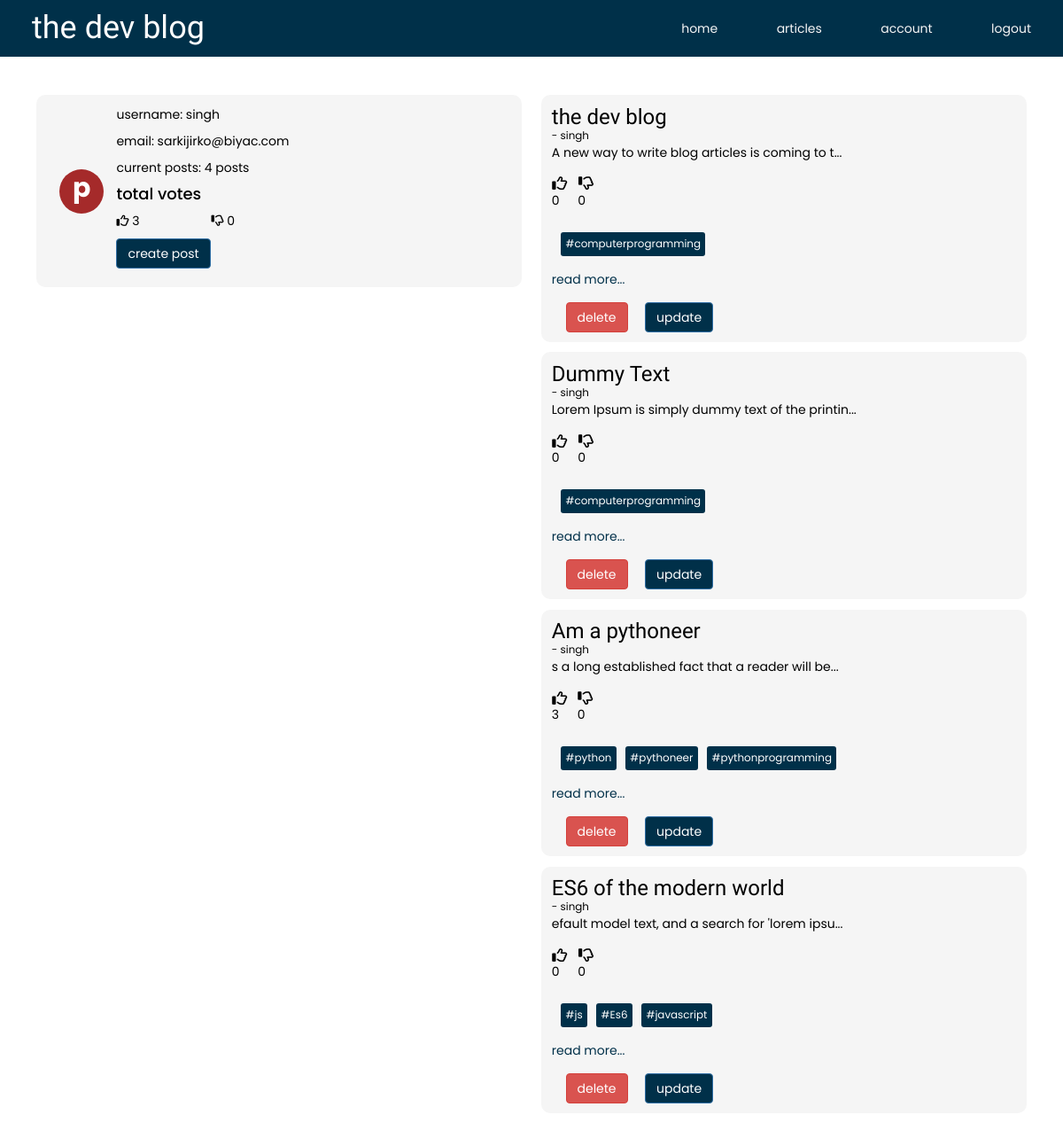
The app's page /account (signed in) with its own data.
### app/models.py (models this page shows)
class User(db.Model, UserMixin):
    __tablename__ = 'users'
    id = db.Column(db.Integer, primary_key=True)
    username = db.Column(db.String(30), nullable=False)
    email = db.Column(db.String(30), nullable=False)
    password = db.Column(db.String(100), nullable=False)
    posts = db.relationship('Post', backref='user', lazy=True)

class Post(db.Model):
    __tablename__ = 'posts'
    id = db.Column(db.Integer, primary_key=True)
    title = db.Column(db.String(60), nullable=False)
    content = db.Column(db.Text, nullable=False)
    '''
    tags will actually be a list, but since we can't store lists in the database,
    we will serialize it and store it as a string and when we retrieve, we will
    deserialize it into a list
    '''
    tags = db.Column(db.String(200), nullable=False)
    upvotes = db.Column(db.Integer, nullable=False)
    downvotes = db.Column(db.Integer, nullable=False)
    user_id = db.Column(db.Integer, db.ForeignKey('users.id'))

### app/views.py (the view)
@app.route('/account')
@login_required
def get_account():
    user = User.query.filter_by(username=current_user.username).first()
    all_posts = user.posts
    total_upvote_count = 0
    total_downvote_count = 0
    for post in all_posts:
        post.tags = ast.literal_eval(post.tags)
        total_upvote_count += post.upvotes
        total_downvote_count += post.downvotes
    return render_template('account.html', posts=all_posts, upvotes=total_upvote_count, downvotes=total_downvote_count)

### app/models.py (called while the page is built)
@login_manager.user_loader
def load_user(user_id):
    return User.query.get(int(user_id))

### app/templates/account.html (shortened to what this page needs)
{% extends 'layout.html' %}
{% import 'macros.html' as macro %}
{% block content %}
<main class="container">
    <section class="account-container">
        <div class="card">
            <div class="img-container">
                <div class="img">
                    <p>p</p>
                </div>
            </div>
            <div class="profile-desc">
                <p>username: {{ current_user.username }}</p>
                <p>email: {{ current_user.email }}</p>
                <p>current posts: {{ posts | count }} posts</p>
                <h4>total votes</h4>
                <div class="votes">
                    <p>
                        <i class="far fa-thumbs-up"></i>
                        {{ upvotes }}
                    </p>
                    <p>
                        <i class="far fa-thumbs-down"></i>
                        {{ downvotes }}
                    </p>
                </div>
                <div class="action-btns">
                    <a class="btn btn-primary" href="/create">create post</a>
                </div>
            </div>
        </div>
        <div class="posts">
            {% for post in posts %}
                {{ macro.render_article(post.id, post.title, current_user.username ,post.content, post.upvotes, post.downvotes, post.tags, 'true') }}
            {% endfor %}
        </div>
    </section>
</main>
{% endblock %}

### app/templates/macros.html
{% macro  render_article(post_id, title, username, content, upvotes, downvotes, tags, deleteBtn='false') %}
<div class="card" id="post-{{ post_id }}">
    <h3>{{ title }}</h3>
    <small>- {{ username }}</small>
    <p>
       {{ content | truncate(50, True, '...') }}
    </p>
    <div class="vote-btns">
        <p>
            <i class="far fa-thumbs-up"></i>
            <span class="upvote-count">{{ upvotes }}</span>
        </p>
        <p>
            <i class="far fa-thumbs-down"></i>
            <span class="downvote-count">{{ downvotes }}</span>
        </p>
    </div>
    <div class="tags">
        {% for tag in tags %}
            <small>#{{ tag }}</small>
        {% endfor %}
    </div>
    <div class="see-more">
        <a href="/full-post/{{ post_id }}" >read more...</a>
    </div>
    {% if deleteBtn == 'true' %}
        <a href="/delete/{{ post_id }}" id="delete-btn" class="btn btn-danger">delete</a>
        <a href="/update/post/{{ post_id }}" id="delete-btn" class="btn btn-primary">update</a>
    {% endif %}
</div>
{% endmacro %}

### app/static/style.css (style rules this page uses)
:root { --header-font: 'Philosopher', sans-serif; --text-font: 'Poppins', sans-serif; --bg-color: #003049; }
* { margin: 0; padding: 0; box-sizing: border-box; font-family: var(--text-font); }
h1, h2, h3 { font-family: var(--header-font); margin: 0; }
a { color: var(--bg-color); }
main.container { margin-top: 8%; }
.img-container { position: relative; }
.btn-primary { background-color: var(--bg-color); }
.card { padding: 2%; background-color: whitesmoke; border-radius: 10px; margin: 2%; color: black; }
.card .vote-btns { margin: 3% 0; display: flex; }
.vote-btns i { padding: 2%; font-size: 17px; cursor: pointer; }
.card .tags { display: flex; }
.tags small { padding: 1%; border-radius: 3px; color: white; margin-left: 2%; background-color: var(--bg-color); }
.see-more { padding-top: 3%; }
.see-more a { color: var(--bg-color); }
.card #delete-btn { margin-top: 3%; margin-left: 3%; }
.account-container { display: grid; grid-template-columns: 1fr 1fr; }
.account-container > .card { display: grid; grid-template-columns: 15% 85%; height: max-content; }
.account-container .card .img-container { display: grid; place-items: center; }
.account-container .card .img { width: 50px; height: 50px; border-radius: 50%; background-color: brown; color: white; text-align: center; font-weight: bold; display: grid; place-items: center; font-size: 30px; }
.account-container .posts { height: calc(100vh - 120px); overflow-y: scroll; }
.profile-desc .votes { display: flex; width: 30%; align-items: center; justify-content: space-between; }

### records on screen
User: username "singh", email "sarkijirko@biyac.com"
Post: title "the dev blog", content "A new way to write blog articles is coming to t...", upvotes "0", downvotes "0", tags "computerprogramming"
Post: title "Dummy Text", content "Lorem Ipsum is simply dummy text of the printin...", upvotes "0", downvotes "0", tags "computerprogramming"
Post: title "Am a pythoneer", content "s a long established fact that a reader will be...", upvotes "3", downvotes "0", tags "python" "pythoneer" "pythonprogramming"
Post: title "ES6 of the modern world", content "efault model text, and a search for 'lorem ipsu...", upvotes "0", downvotes "0", tags "js" "Es6" "javascript"

### other values on screen
{{ posts | count }} "4"
{{ upvotes }} "3"
{{ downvotes }} "0"
